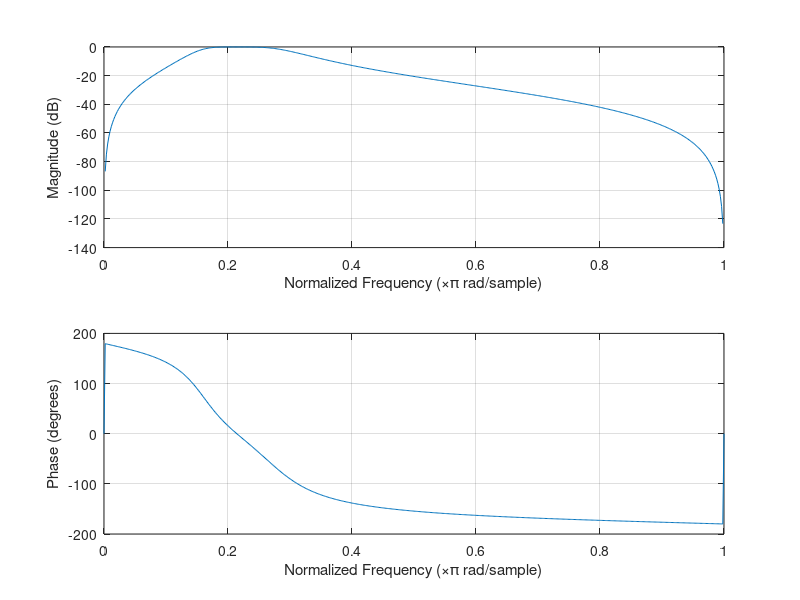
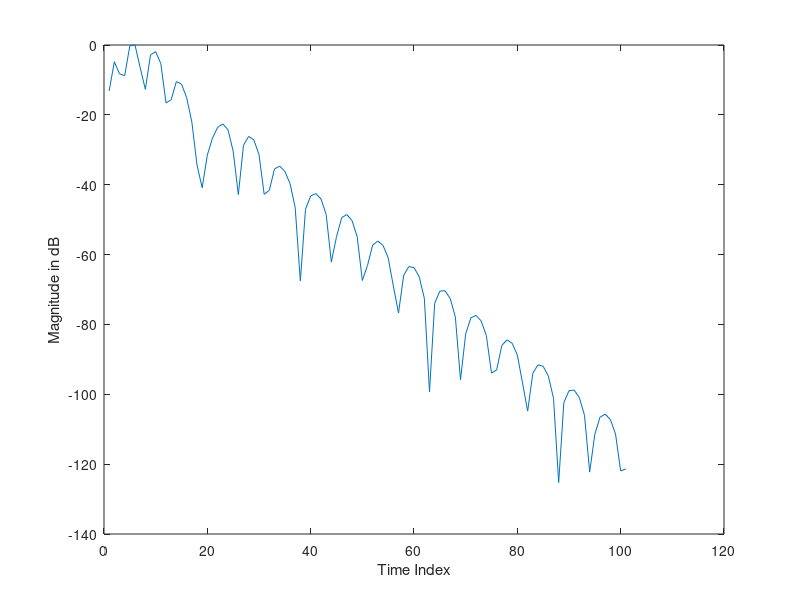

Reproduce these figures in MATLAB, in order.
% https://dsp.stackexchange.com/questions/93622/how-can-i-calculate-how-much-of-my-signal-at-the-beginning-and-end-will-be-affec

[b,a]=butter(2,[.15,.3]);

figure(1);
freqz(b,a);

figure(2);
impulse_response = filter(b,a,[1,zeros(1,100)]);
impulse_response = impulse_response/(max(abs(impulse_response)))

plot(20*log10(abs(impulse_response)))
xlabel('Time Index')
ylabel('Magnitude in dB')
